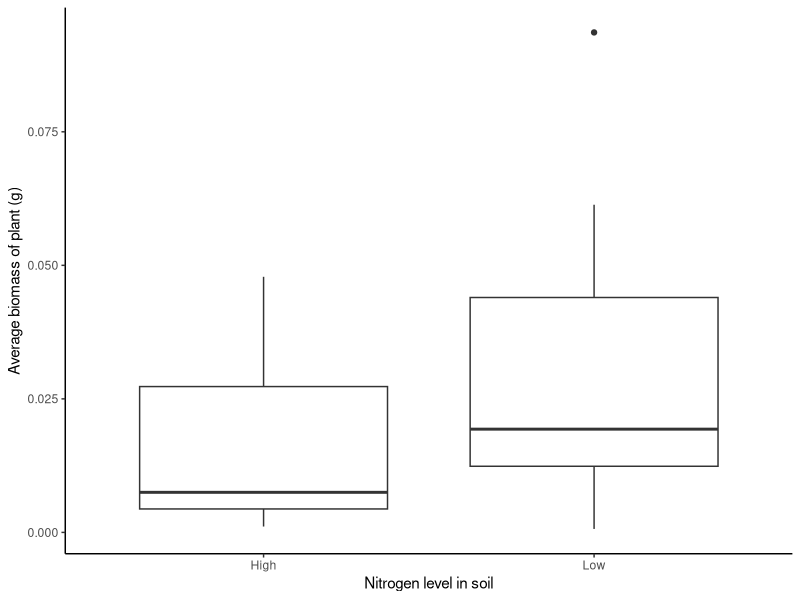
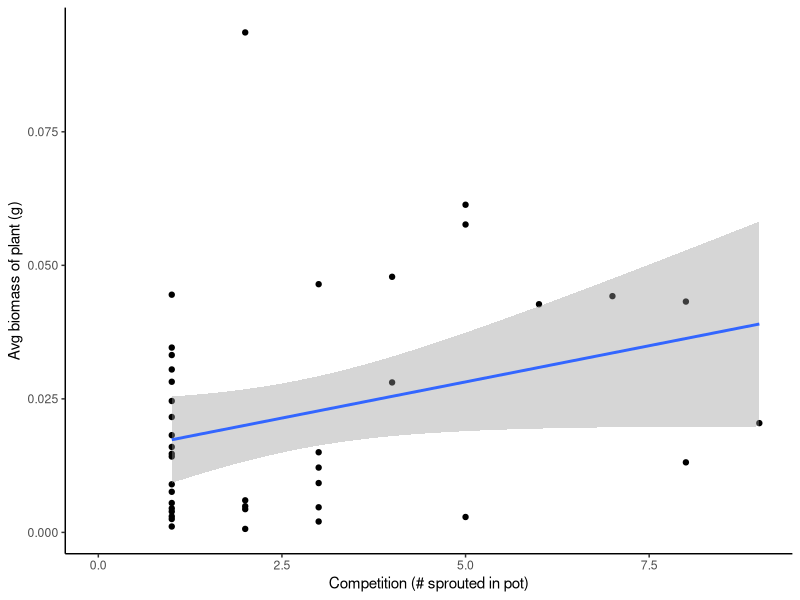
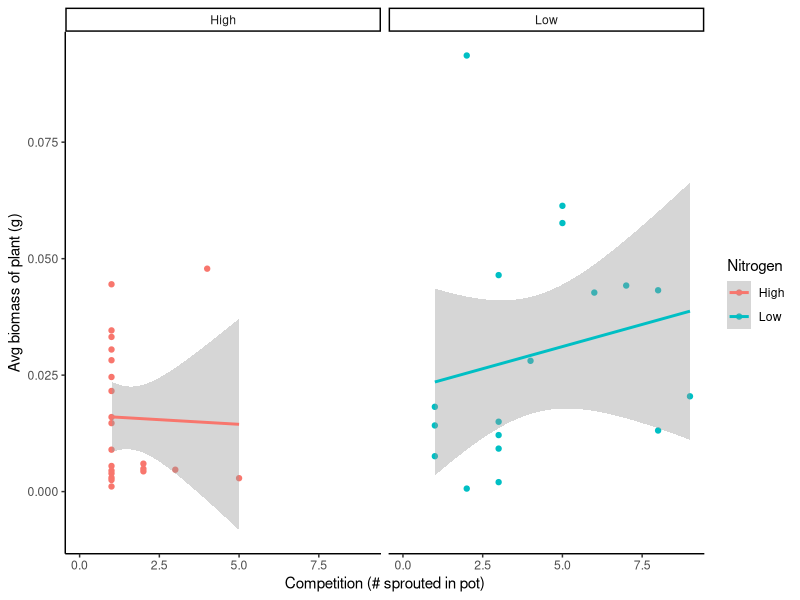
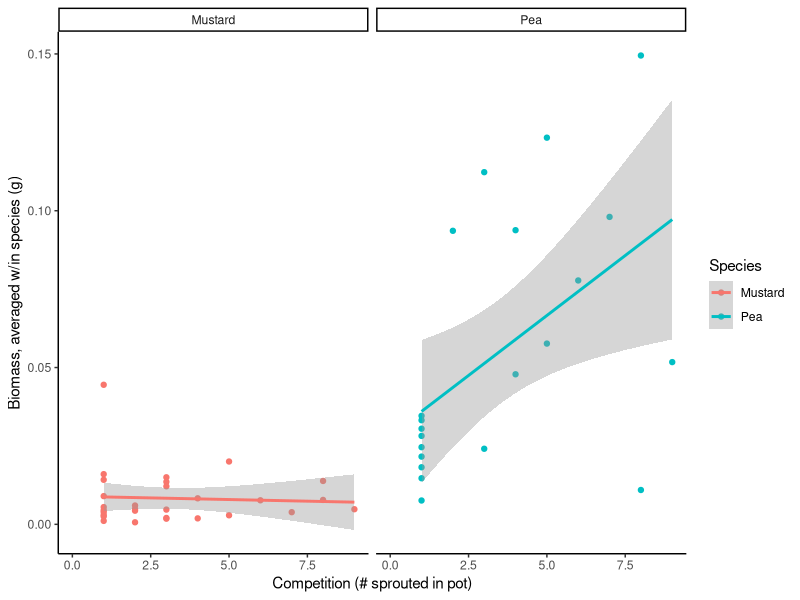
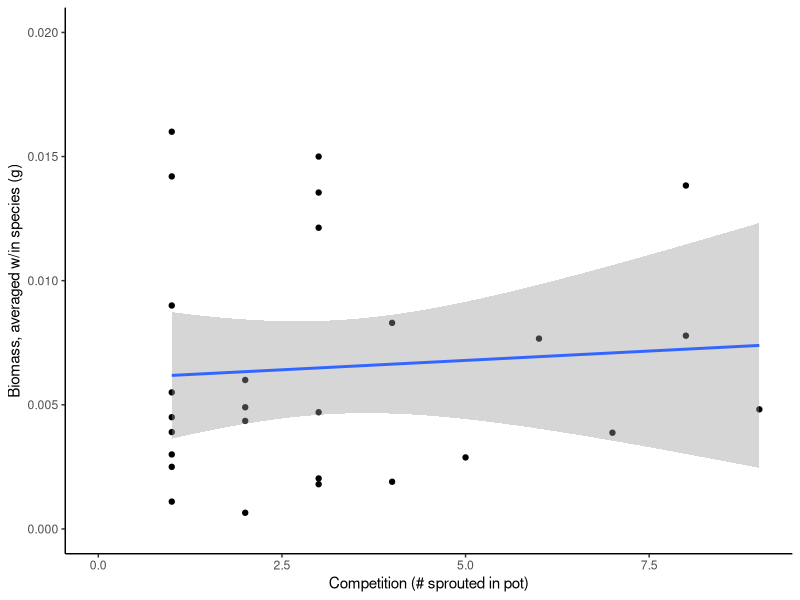

Here is the R script that generated these plots, in order:
## ---- chunk 1
library(tidyverse)
library(ggplot2)
theme_set(theme_classic())
## ---- chunk 2
plant_data <- read.csv("Plant experiment data.csv") %>%
  mutate(Avg.biomass.within.species = Mass.of.plant/X..sprouted)
head(plant_data)
## ---- chunk 3
plant_per_pot <- plant_data %>%
  group_by(ID) %>%
  summarise(Nitrogen = Nitrogen, Total.Sprouted = sum(X..sprouted), 
            Total.Biomass = sum(Mass.of.plant), 
            PerPlant.Biomass = sum(Mass.of.plant)/sum(X..sprouted)) %>%
  distinct() #summarise() had created identical rows for the pots w/ multiple species

head(plant_per_pot)
## ---- chunk 4
plant_data_joined <- left_join(plant_data, 
                               plant_per_pot %>% select(ID, Total.Sprouted), 
                               by = "ID")
head(plant_data_joined)
## ---- chunk 5
summary(lm(PerPlant.Biomass ~ Nitrogen, data = plant_per_pot))

ggplot(plant_per_pot, aes(x = Nitrogen, y = PerPlant.Biomass)) + 
  geom_boxplot() +
  xlab("Nitrogen level in soil") +
  ylab("Average biomass of plant (g)")
## ---- chunk 6
summary(lm(PerPlant.Biomass ~ Total.Sprouted, data = plant_per_pot))

ggplot(plant_per_pot, aes(x = Total.Sprouted, y = PerPlant.Biomass)) + 
  geom_point() +
  stat_smooth(method = "lm") +
  xlab("Competition (# sprouted in pot)") +
  ylab("Avg biomass of plant (g)")
## ---- chunk 7
# two-way ANOVA interactive model
model1_hyp3 = lm(PerPlant.Biomass ~ Nitrogen + Total.Sprouted, data = plant_per_pot)
model2_hyp3 = lm(PerPlant.Biomass ~ Nitrogen * Total.Sprouted, data = plant_per_pot)
anova(model1_hyp3, model2_hyp3)

# ANOVA tells us that there's no significant difference between the models, so we go with the additive model because the interaction model's additional explanatory power is not worth the degree of freedom lost by introducing that additional term.
model1_hyp3 %>% summary()

ggplot(plant_per_pot, aes(x = Total.Sprouted, y = PerPlant.Biomass, color = Nitrogen)) + 
  geom_point() +
  geom_smooth(method='lm') +
  xlab("Competition (# sprouted in pot)") +
  ylab("Avg biomass of plant (g)") +
  facet_wrap(~Nitrogen)
## ---- chunk 8
model1_hyp4 = lm(Avg.biomass.within.species ~ Total.Sprouted + Species, data = plant_data_joined)
model2_hyp4 = lm(Avg.biomass.within.species ~ Total.Sprouted * Species, data = plant_data_joined)
anova(model1_hyp4, model2_hyp4)

ggplot(plant_data_joined, aes(x = Total.Sprouted, y = Avg.biomass.within.species, color = Species)) + 
  geom_point() +
  geom_smooth(method='lm') +
  xlab("Competition (# sprouted in pot)") +
  ylab("Biomass, averaged w/in species (g)") +
  facet_wrap(~Species)

ggplot(plant_data_joined %>% filter(Species == "Mustard"), 
       aes(x = Total.Sprouted, y = Avg.biomass.within.species)) + 
  geom_point() +
  geom_smooth(method='lm') +
  xlab("Competition (# sprouted in pot)") +
  ylab("Biomass, averaged w/in species (g)") +
  ylim(0, 0.02)
